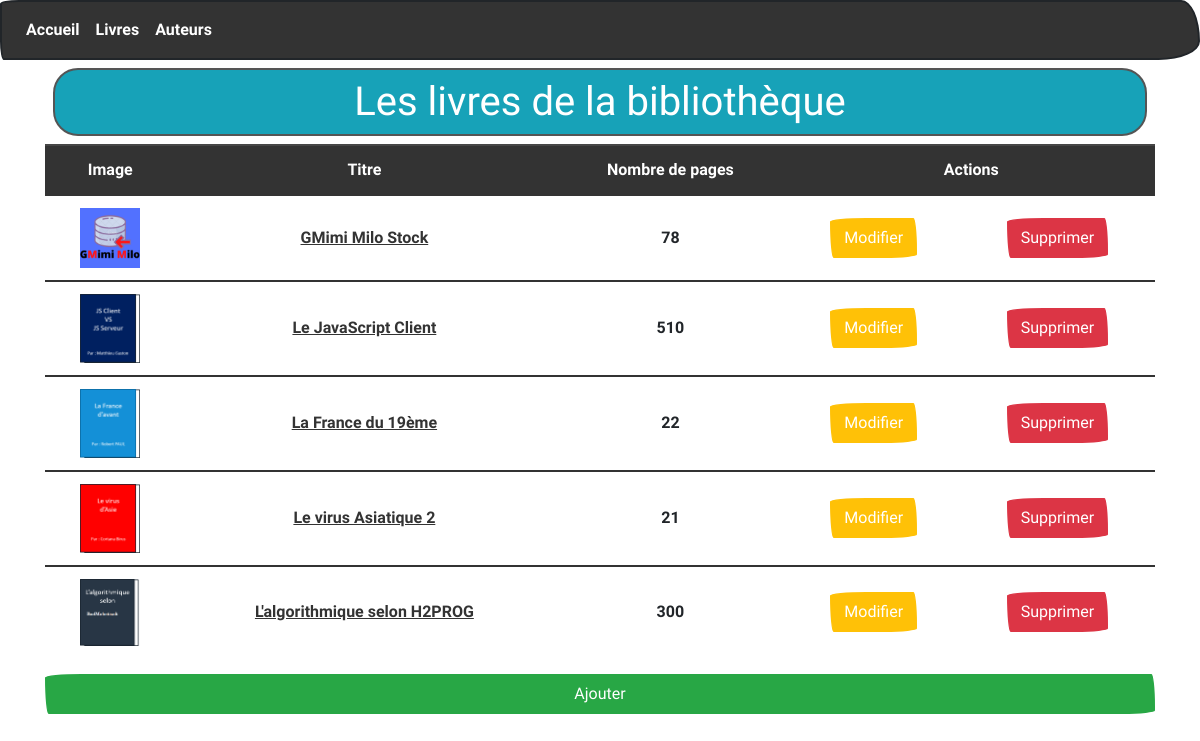
Screenshot of /livres with the database file from the repository.
### tables this page shows
CREATE TABLE IF NOT EXISTS `livres` (
  `id` int(11) NOT NULL AUTO_INCREMENT,
  `titre` varchar(150) NOT NULL,
  `nbPages` int(11) NOT NULL,
  `image` varchar(150) NOT NULL,
  PRIMARY KEY (`id`)
);

### controllers/LivresController.controller.php (called while the page is built, shortened)
<?php
require_once "models/LivreManager.class.php";
class LivresController{
    private $livreManager;
    public function __construct(){
        $this->livreManager = new LivreManager;
        $this->livreManager->chargementLivres();
    }
    public function afficherLivres(){
        $livres = $this->livreManager->getLivres();
        require "views/livres.view.php";
    }
}

### models/LivreManager.class.php (called while the page is built, shortened)
<?php
require_once "Model.class.php";
require_once "Livre.class.php";
class LivreManager extends Model{
    private $livres;
    public function ajoutLivre($livre){
        $this->livres[] = $livre;
    }
    public function getLivres(){
        return $this->livres;
    }
    public function chargementLivres(){
        $req = $this->getBdd()->prepare("SELECT * FROM livres ORDER BY id DESC");
        $req->execute();
        $mesLivres = $req->fetchAll(PDO::FETCH_ASSOC);
    }
}

### models/Livre.class.php (called while the page is built, shortened)
<?php
class Livre{
    private $id;
    private $titre;
    private $nbPages;
    private $image;
    public function __construct($id,$titre,$nbPages,$image)
    {
        $this->id=$id;
        $this->titre=$titre;
        $this->nbPages=$nbPages;
        $this->image=$image;
    }
    public function getId(){return $this->id;}
    public function getTitre(){return $this->titre;}
    public function getNbPages(){return $this->nbPages;}
    public function getImage(){return $this->image;}
}

### models/Model.class.php (called while the page is built, shortened)
<?php
abstract class Model{
    private static $pdo;
    private static function setBdd(){
        self::$pdo = new PDO("mysql:host=localhost;dbname=biblio;charset=utf8","root","");
        self::$pdo->setAttribute(PDO::ATTR_ERRMODE,PDO::ERRMODE_WARNING);
    }
    protected function getBdd(){
        return self::$pdo;
    }
}

### views/livres.view.php (the view, shortened to what this page needs)
<table class="table text-center">
    <tr class="table-dark">
        <th>Image</th>
        <th>Titre</th>
        <th>Nombre de pages</th>
        <th colspan="2">Actions</th>
    </tr>
    <?php
    for($i=0; $i < count($livres);$i++) :
    ?>
    <tr>
        <td class="align-middle"><img src="public/images/<?= $livres[$i]->getImage(); ?>" width="60px;"></td>
        <td class="align-middle"><a href="<?= URL ?>livres/l/<?= $livres[$i]->getId(); ?>"><?= $livres[$i]->getTitre(); ?></a></td>
        <td class="align-middle"><?= $livres[$i]->getNbPages(); ?></td>
        <td class="align-middle"><a href="<?= URL ?>livres/m/<?= $livres[$i]->getId(); ?>" class="btn btn-warning">Modifier</a></td>
        <td class="align-middle">
            <form method="POST" action="<?= URL ?>livres/s/<?= $livres[$i]->getId(); ?>" onSubmit="return confirm('Voulez-vous vraiment supprimer le livre ?');">
                <button class="btn btn-danger" type="submit">Supprimer</button>
            </form>
        </td>
    </tr>
    <?php endfor; ?>
</table>
<a href="<?= URL ?>livres/a" class="btn btn-success d-block">Ajouter</a>
<?php
$content = ob_get_clean();
$titre = "Les livres de la bibliothèque";
require "template.php";
?>

### index.php (shortened to what this page needs)
<?php
require_once "controllers/LivresController.controller.php";
$livreController = new LivresController;
try{
    if(empty($_GET['page'])){
        require "views/accueil.view.php";
    } else {
        $url = explode("/", filter_var($_GET['page']),FILTER_SANITIZE_URL);
        switch($url[0]){
            case "livres" :
                if(empty($url[1])){
                    $livreController->afficherLivres();
                } else if($url[1] === "l") {
                    $livreController->afficherLivre($url[2]);
                } else if($url[1] === "a") {
                    $livreController->ajoutLivre();
                } else if($url[1] === "m") {
                    $livreController->modificationLivre($url[2]);
                } else if($url[1] === "s") {
                    $livreController->suppressionLivre($url[2]);
                } else if($url[1] === "av") {
                    $livreController->ajoutLivreValidation();
                }else if($url[1] === "mv") {
                    $livreController->modificationLivreValidation();
                }
                else {
                    throw new Exception("La page n'existe pas");
                }
            break;
        }
    }
}
catch(Exception $e){
    $msg= $e->getMessage();
    require "views/error.view.php";
}

### views/template.php (shortened to what this page needs)
<!DOCTYPE html>
<html lang="en">
<head>
    <link rel="stylesheet" href="https://bootswatch.com/4/sketchy/bootstrap.min.css">
</head>
<body>
    <nav class="navbar navbar-expand-lg navbar-dark bg-primary">
        <div class="collapse navbar-collapse" id="navbarColor01">
            <ul class="navbar-nav mr-auto">
                <li class="nav-item">
                    <a class="nav-link" href="<?= URL ?>accueil">Accueil</a>
                </li>
                <li class="nav-item">
                    <a class="nav-link" href="<?= URL ?>livres">Livres</a>
                </li>
                <li class="nav-item">
                    <a class="nav-link" href="<?= URL ?>auteurs">Auteurs</a>
                </li>
            </ul>
        </div>
    </nav>
    <div class="container">
        <h1 class="rounded border border-dark p-2 m-2 text-center text-white bg-info"><?= $titre ?></h1>
        <?= $content ?>
    </div>
</body>
</html>

### rows the page displays
livres: image (picture), titre "GMimi Milo Stock", nbPages "78"
livres: image (picture), titre "Le JavaScript Client", nbPages "510"
livres: image (picture), titre "La France du 19ème", nbPages "22"
livres: image (picture), titre "Le virus Asiatique 2", nbPages "21"
livres: image (picture), titre "L'algorithmique selon H2PROG", nbPages "300"

### other values shown
$titre "Les livres de la bibliothèque"
